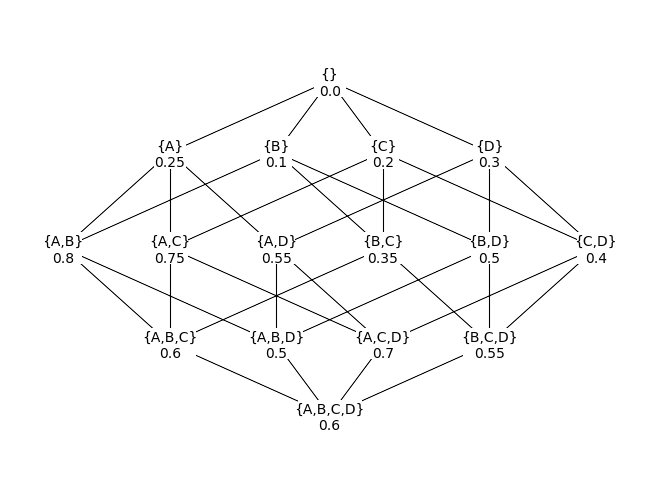

This figure's Python source:
import math
import matplotlib.gridspec as gridspec
import matplotlib.pyplot as plt
import matplotlib.patches as patches
import numpy as np
import os
import sys

parent_dir = os.path.dirname(os.path.dirname(os.path.abspath(__file__)))
sys.path.insert(0, parent_dir)
import addtext
import linegraph

def main(figureSaveLocation):
    """Create an image for demonstrating feature subset selection.
    """

    # Initialise the figure.
    currentFigure = plt.figure()
    gs = gridspec.GridSpec(10, 10)
    gs.update(left=0, right=1, bottom=0, top=1, wspace=0.05)
    axes = plt.subplot(gs[1:-1, 1:-1])
    removeTickMarks(axes, xAxis=True, yAxis=True)
    axes.spines['top'].set_visible(False)
    axes.spines['right'].set_visible(False)
    axes.spines['bottom'].set_visible(False)
    axes.spines['left'].set_visible(False)
    axes.set_xlim(left=-1, right=11)
    axes.set_ylim(bottom=-1, top=9)

    # Define the nodes.
    numberOfNodes = 16
    nodeNames = ['{}\n0.0', '{A}\n0.25', '{B}\n0.1', '{C}\n0.2', '{D}\n0.3', '{A,B}\n0.8', '{A,C}\n0.75', '{A,D}\n0.55', '{B,C}\n0.35', '{B,D}\n0.5',
                 '{C,D}\n0.4', '{A,B,C}\n0.6', '{A,B,D}\n0.5', '{A,C,D}\n0.7', '{B,C,D}\n0.55', '{A,B,C,D}\n0.6']
    nodeCenterXValues = [  5, 2, 4, 6, 8, 0, 2, 4, 6, 8, 10, 2, 4, 6, 8, 5]
    nodeCenterYValues = [7.5, 6, 6, 6, 6, 4, 4, 4, 4, 4,  4, 2, 2, 2, 2, 0.5]

    # Define the edges.
    edges = [[nodeNames[0], nodeNames[1]], [nodeNames[0], nodeNames[2]], [nodeNames[0], nodeNames[3]], [nodeNames[0], nodeNames[4]],
             [nodeNames[1], nodeNames[5]], [nodeNames[1], nodeNames[6]], [nodeNames[1], nodeNames[7]],
             [nodeNames[2], nodeNames[5]], [nodeNames[2], nodeNames[8]], [nodeNames[2], nodeNames[9]],
             [nodeNames[3], nodeNames[6]], [nodeNames[3], nodeNames[8]], [nodeNames[3], nodeNames[10]],
             [nodeNames[4], nodeNames[7]], [nodeNames[4], nodeNames[9]], [nodeNames[4], nodeNames[10]],
             [nodeNames[5], nodeNames[11]], [nodeNames[5], nodeNames[12]],
             [nodeNames[6], nodeNames[11]], [nodeNames[6], nodeNames[13]],
             [nodeNames[7], nodeNames[12]], [nodeNames[7], nodeNames[13]],
             [nodeNames[8], nodeNames[11]], [nodeNames[8], nodeNames[14]],
             [nodeNames[9], nodeNames[12]], [nodeNames[9], nodeNames[14]],
             [nodeNames[10], nodeNames[13]], [nodeNames[10], nodeNames[14]],
             [nodeNames[11], nodeNames[15]],
             [nodeNames[12], nodeNames[15]],
             [nodeNames[13], nodeNames[15]],
             [nodeNames[14], nodeNames[15]]
            ]
    edgeXValues = [[nodeCenterXValues[nodeNames.index(i[0])], nodeCenterXValues[nodeNames.index(i[1])]] for i in edges]
    edgeYValues = [[nodeCenterYValues[nodeNames.index(i[0])], nodeCenterYValues[nodeNames.index(i[1])]] for i in edges]

    # Plot the graph.
    for i, j in zip(nodeCenterXValues, nodeCenterYValues):
        if j > 5:
            rect = patches.Rectangle(xy=[i - 0.3, j - 0.35], width=0.6, height=0.7)
        elif j > 3:
            rect = patches.Rectangle(xy=[i - 0.35, j - 0.325], width=0.7, height=0.65)
        elif j > 1:
            rect = patches.Rectangle(xy=[i - 0.5, j - 0.325], width=1, height=0.65)
        else:
            rect = patches.Rectangle(xy=[i - 0.6, j - 0.325], width=1.2, height=0.65)
        rect.set_edgecolor('none')
        rect.set_facecolor('white')
        rect.set_zorder(1)
        axes.add_artist(rect)
    addtext.graphGeneration(nodeCenterXValues, nodeCenterYValues, nodeNames, currentFigure=currentFigure, sizes=[10] * numberOfNodes,
        colors=['black' for i in range(numberOfNodes)], zorders=[2 for i in range(numberOfNodes)])
    linegraph.graphGeneration(edgeXValues, edgeYValues, currentFigure=currentFigure, markerSizes=[0 for i in range(numberOfNodes)],
        lineStyles=['-' for i in edges], lineWidths=[1 for i in edges], zorders=[0 for i in range(numberOfNodes)])

    plt.savefig(figureSaveLocation, bbox_inches='tight', transparent=True)

def removeTickMarks(axes, xAxis=False, yAxis=False):
    """Removes all tick marks for the given axes.
    """

    if xAxis:
        axes.set_xticks([])
    if yAxis:
        axes.set_yticks([])


if __name__ == '__main__':
    main(sys.argv[1])
